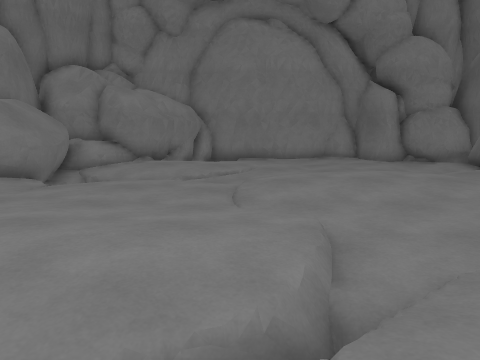
View 1 (above)

12 first-person views from a walk through a Unity game level. The camera is 1.3 m above the floor, tilts 8° down and sees 70° across. The floor is counted in squares, 1 m on a side. Each view is taken from the middle of a square. On the plan, view 1 faces up. The plan holds only what a view shows up to about 15 squares ahead; the rest is blank. The place goes on beyond the plan.

View 2
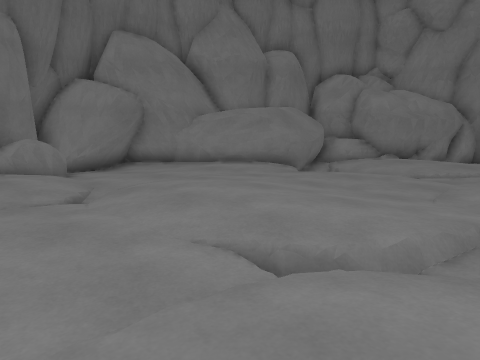

View 3
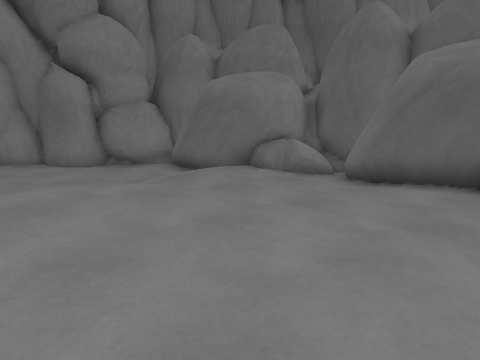

View 4
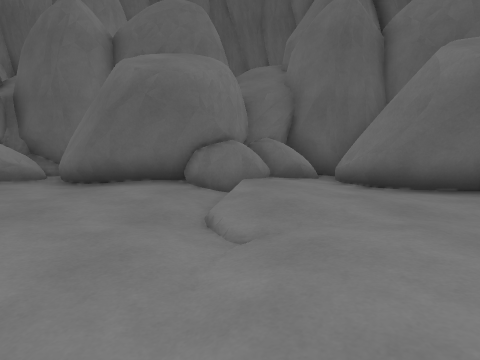

View 5
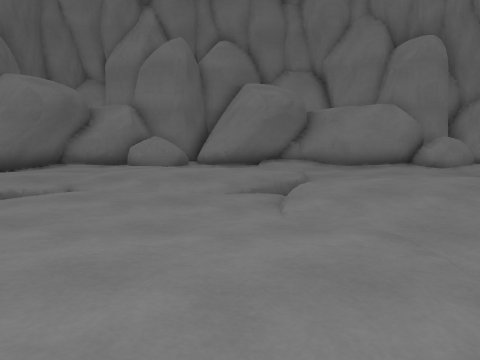

View 6
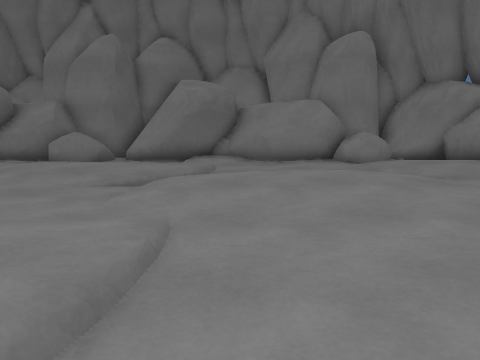

View 7
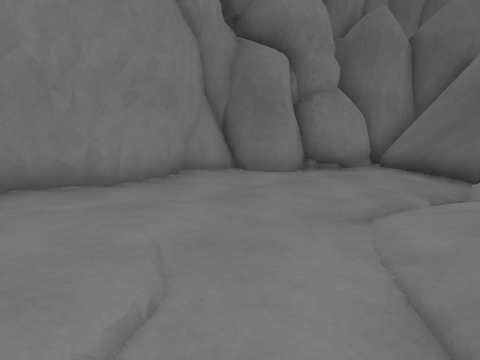

View 8
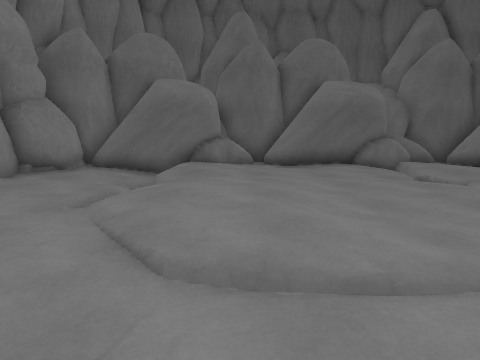

View 9
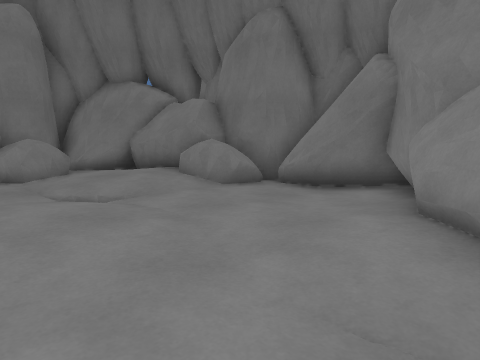

View 10
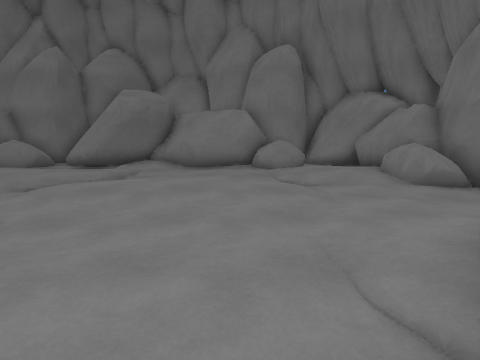

View 11
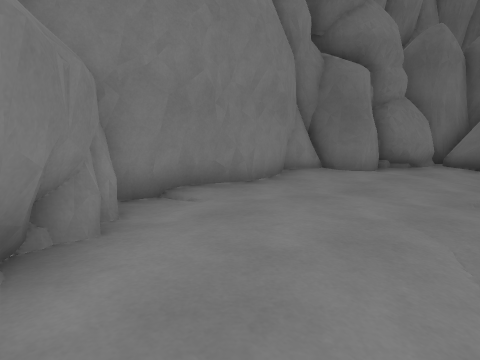

View 12
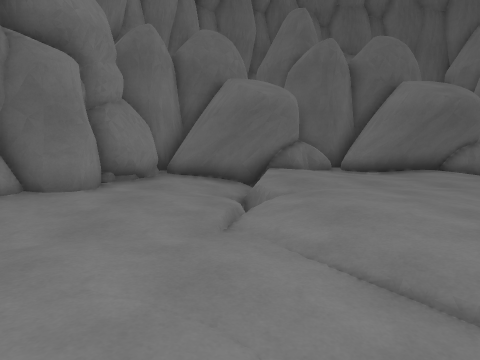

### Floor plan
Key: @ floor where view 1 was taken; # wall or solid block; . main floor; : floor 0.25 m higher than the main floor; - floor 0.25 m lower than the main floor; _ floor 0.5 m lower than the main floor; < floor 0.75 m lower than the main floor; / step, stairs or slope; = window, fence, low wall or low ledge; ^ raised ledge; v drop or lower ground; R rock; O other object.
Columns run from 11 left of view 1 to 12 right of it. Each row starts with its distance up from view 1.
 17          #########
 16          #-......### R
 15         ##....-....RRR#
 14       ###.........-.####
 13      ###:::......-//##
 12      #/.......--_vv/##
 11      #v/.//--//..-..###
 10     ##/-.//-/.:::....###
  9    ##....../.::::.....^#
  8   ##/.....-/..........=#
  7 ###.......-/.........###
  6  #...........--......##
  5 ##...........--......##
  4 ##.....:::...-....-..##
  3 #=.....:::..//..//..:###
  2 ##=.///....<..::......=#
  1 ###::.-..../.::::.....=#
  0  #^::.....-@..  ....####
 -1   #..==...-/.. ....###
 -2   ##.O=###...--=^#^##
 -3   ###### ######=^###
 -4             ######

Positions as (right, up) in squares from view 1, and headings:
1: (0, 0), facing up
2: (2, -1), facing up-left
3: (2, 3), facing up-right
4: (2, 3), facing right
5: (2, 11), facing down
6: (-1, 11), facing down
7: (-1, 10), facing up-right
8: (-3, 9), facing right
9: (-3, 9), facing down-left
10: (-4, 12), facing down
11: (-4, 11), facing up-right
12: (-2, 12), facing right
